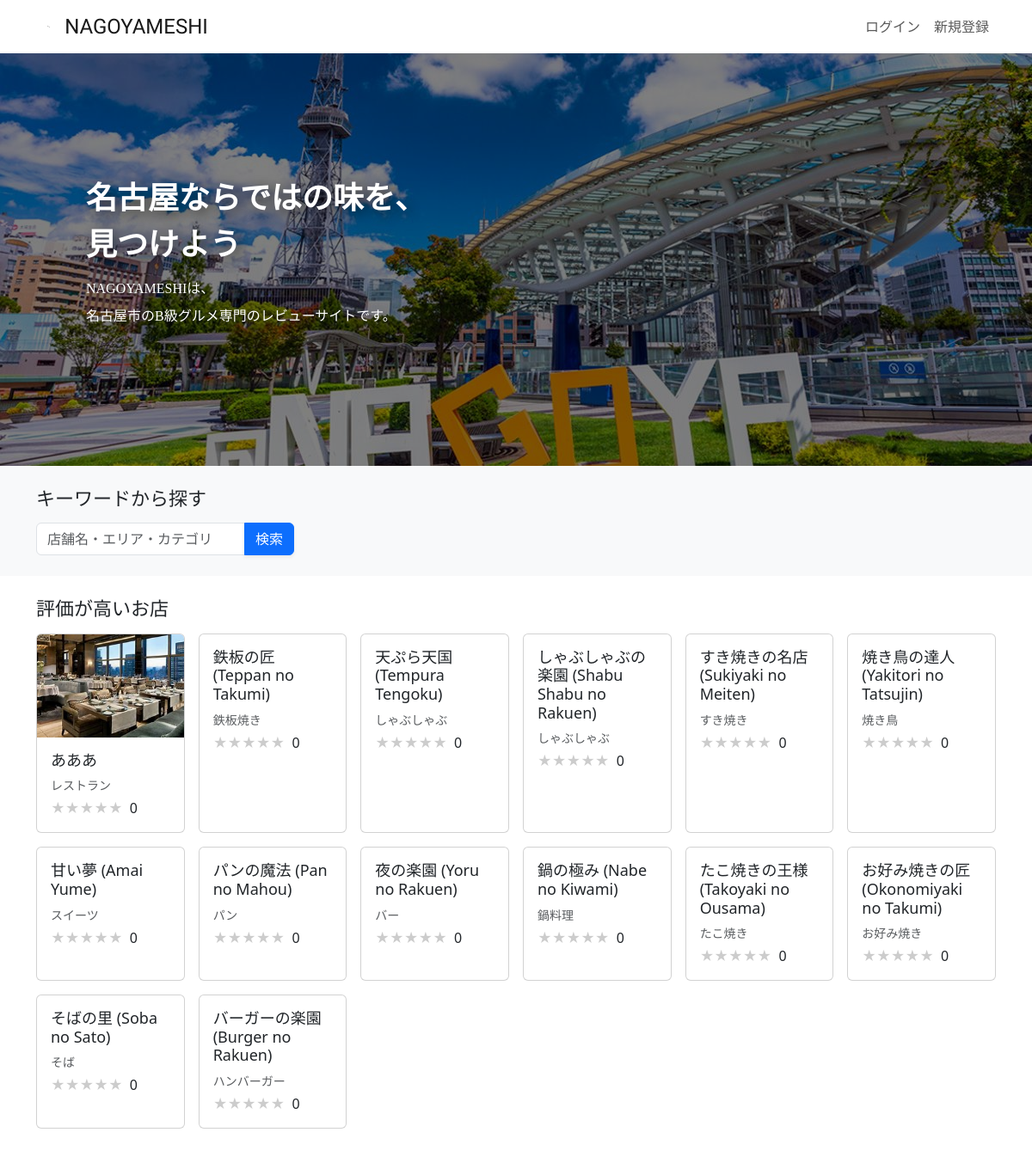
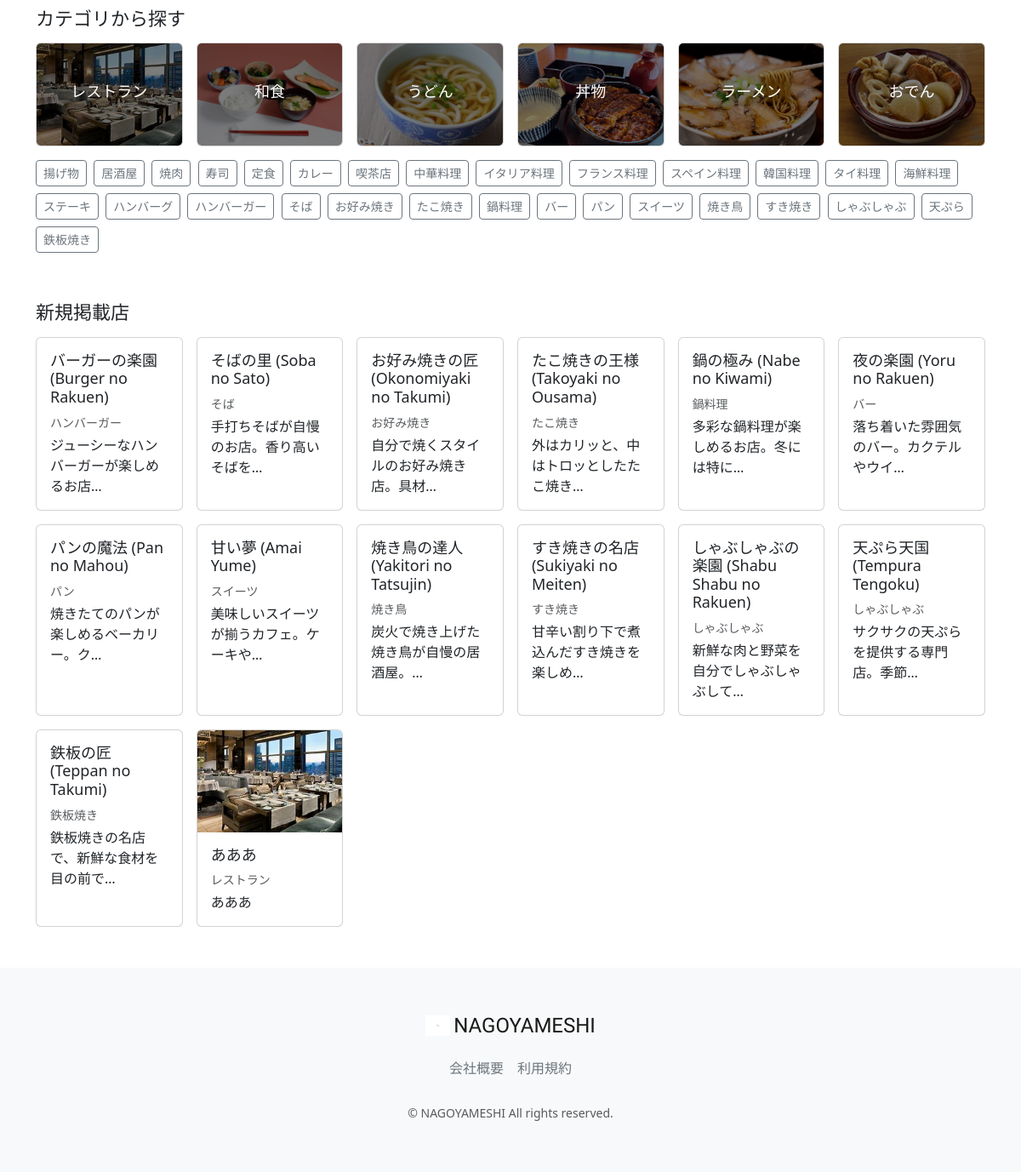
The app's page /, older data (2 pictures, top to bottom).
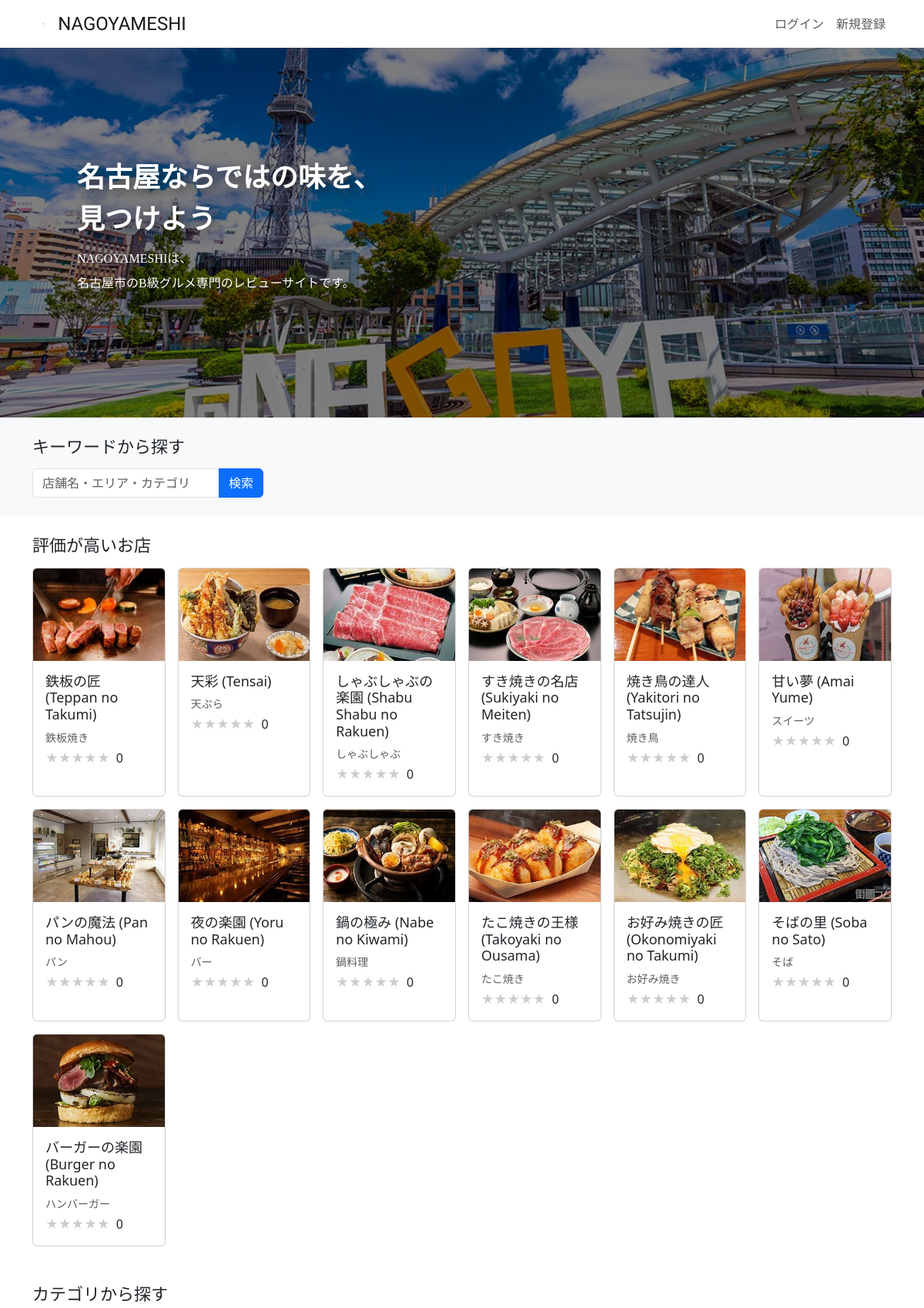
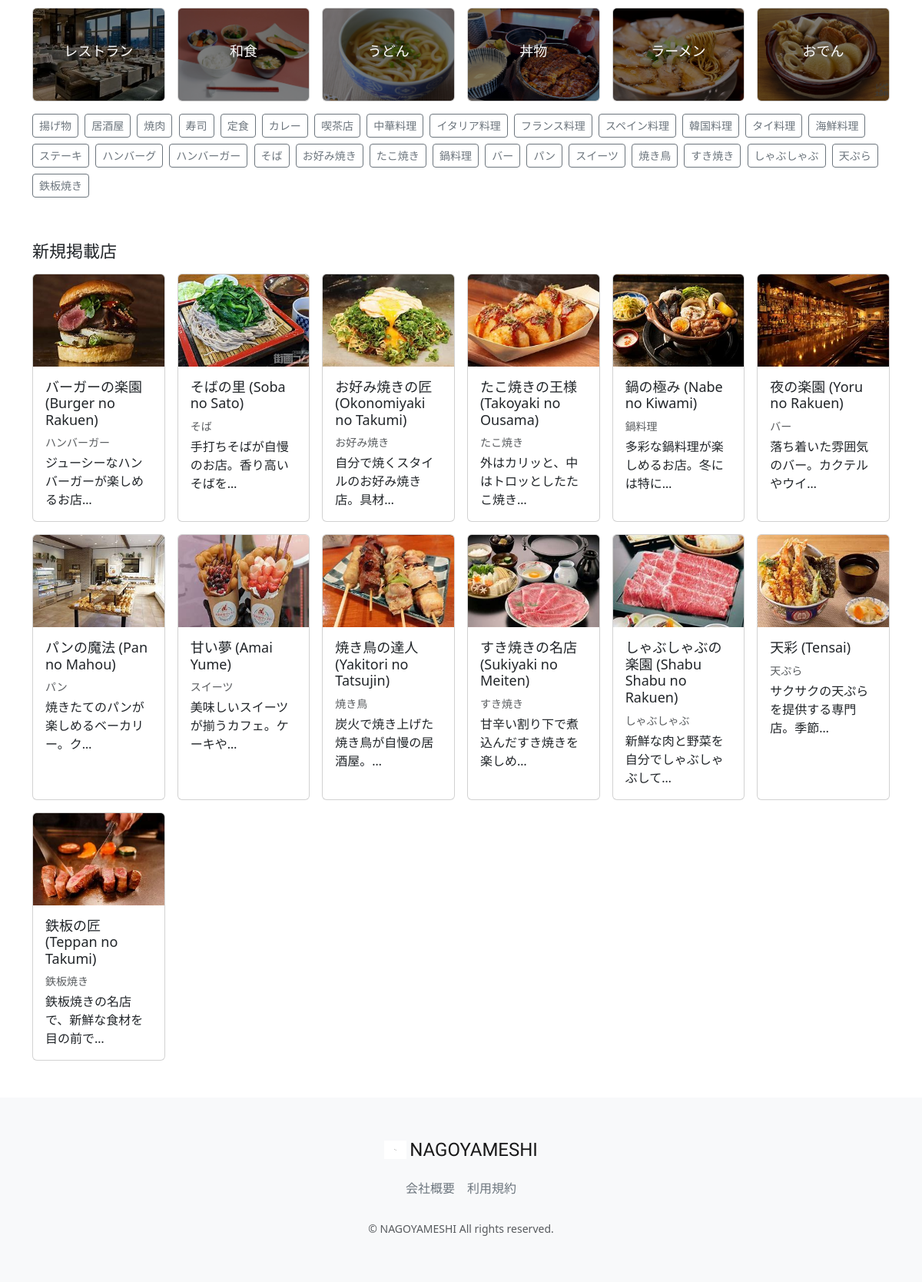
The same page, newer data (2 pictures, top to bottom).
### restaurant/models.py (models this page shows, shortened)
class Restaurant(models.Model):
    name = models.CharField(verbose_name='店舗名', max_length=64)
    description = models.CharField(verbose_name='説明', max_length=128)
    price = models.CharField(verbose_name='価格帯', max_length=32)
    zip_code = models.CharField(verbose_name='郵便番号', max_length=32)
    address = models.CharField(verbose_name='住所', max_length=128)
    business_time = models.CharField(verbose_name='営業時間', max_length=64)
    close_day_of_week = models.CharField(verbose_name='定休日', max_length=32)
    seats_number = models.CharField(verbose_name='座席数', max_length=32)
    category = models.ForeignKey(Category, verbose_name='カテゴリー', on_delete=models.PROTECT)
    rate = models.FloatField(verbose_name='レート', default=0.0)
    review_num = models.IntegerField(verbose_name='レビュー数', default=0)
    reservation_num = models.IntegerField(verbose_name='予約数', default=0)
    photo = models.ImageField(verbose_name='写真', blank=True, null=True)
    created_at = models.DateTimeField(verbose_name='作成日時', auto_now_add=True)
    updated_at = models.DateTimeField(verbose_name='更新日時', auto_now=True)
    class Meta:
        verbose_name_plural = 'Restaurant'

class Category(models.Model):
    name = models.CharField(verbose_name='カテゴリー名', max_length=64)
    photo = models.ImageField(verbose_name='写真', blank=True, null=True)
    class Meta:
        verbose_name_plural = 'Category'
    def __str__(self):
        return self.name

### restaurant/views.py (the view)
# urls.py: path("", views.TopPageView.as_view(), name="top_page"),
class TopPageView(generic.ListView):
    template_name = "top_page.html"
    model = models.Restaurant
    queryset = models.Restaurant.objects.order_by('-rate')
    context_object_name = 'restaurant_list'
    def get_context_data(self, **kwargs):
        if 'price_session' in self.request.session:
            self.request.session['price_session'] = 0
        if 'keyword_session' in self.request.session:
            self.request.session['keyword_session'] = ''
        if 'category_session' in self.request.session:
            self.request.session['category_session'] = ''
        if 'select_sort' in self.request.session:
            self.request.session['select_sort'] = '-created_at'
        context = super(TopPageView, self).get_context_data(**kwargs)
        category_list = models.Category.objects.all()
        new_restaurant_list = models.Restaurant.objects.all().order_by('-created_at')
        average_rate_list = []
        average_rate_star_list = []
        for restaurant in context['restaurant_list']:
            average_rate = models.Review.objects.filter(restaurant=restaurant).aggregate(Avg('rate'))
            average_rate = average_rate['rate__avg'] if average_rate['rate__avg'] is not None else 0
            average_rate_list.append(round(average_rate, 2))
            if average_rate % 1 == 0:
                average_rate = int(average_rate)
            else:
                average_rate = round(average_rate * 2) / 2
            average_rate_star_list.append(average_rate)
        context.update({
            'category_list': category_list,
            'new_restaurant_list': new_restaurant_list,
            'restaurant_list': zip(self.queryset, average_rate_list, average_rate_star_list),
        })
        return context

### restaurant/templates/top_page.html (shortened to what this page needs)
{% extends 'layout/base.html' %}
{% load static %}
{% block stylesheet %}
<link rel="stylesheet" href="https://cdn.jsdelivr.net/npm/swiper@8/swiper-bundle.min.css">
{% endblock %}
{% block content %}
<main>
    <div>
        <div class="swiper">
            <div class="swiper-wrapper">
                <div class="swiper-slide">
                    <img src="{% static 'images/main/main1.jpeg' %}">
                </div>
                <div class="swiper-slide">
                </div>
                <div class="d-flex align-items-center overlay-background">
                    <div class="container nagoyameshi-container overlay-text">
                        <h1 class="text-white catchphrase-heading">名古屋ならではの味を、<br>見つけよう</h1>
                        <p class="text-white catchphrase-paragraph">NAGOYAMESHIは、<br>名古屋市のB級グルメ専門のレビューサイトです。</p>
                    </div>
                </div>
            </div>
        </div>
    </div>
    <div class="bg-light mb-4 py-4">
        <div class="container nagoyameshi-container">
            <h2 class="mb-3">キーワードから探す</h2>
            <form method="GET" action="{% url 'restaurant_list' %}" class="user-search-box">
                <div class="input-group">
                    <input type="text" class="form-control" placeholder="店舗名・エリア・カテゴリ" name="keyword">
                    <button type="submit" class="btn btn-primary text-white shadow-sm">検索</button>
                </div>
            </form>
        </div>
    </div>
    <div class="container nagoyameshi-container">
        <h2 class="mb-3">評価が高いお店</h2>
        <div class="row row-cols-xl-6 row-cols-md-3 row-cols-2 g-3 mb-5">
            {% for restaurant,rate,rate_star in restaurant_list %}
            <div class="col">
                <a href="{% url 'restaurant_detail' restaurant.id %}" class="link-dark card-link">
                    <div class="card h-100">
                        {% if restaurant.photo %}
                        <img src="{{ restaurant.photo.url }}" class="card-img-top vertical-card-image">
                        {% endif %}
                        <div class="card-body">
                            <h3 class="card-title">{{ restaurant.name }}</h3>
                            <div class="text-muted small mb-1">
                                <div class="d-inline-block">{{ restaurant.category }}</div>
                            </div>
                            <p class="card-text">
                                <span class="star-rating me-1" data-rate="{{ rate_star }}"></span>
{{ rate }}
                            </p>
                        </div>
                    </div>
                </a>
            </div>
            {% endfor %}
        </div>
        <h2 class="mb-3">カテゴリから探す</h2>
        <div class="row row-cols-xl-6 row-cols-md-3 row-cols-2 g-3 mb-3">
            {% for category in category_list %}
            {% if forloop.counter < 7 %}
            <div class="col">
                <a href="{% url 'restaurant_list' %}?category={{ category.name }}&button_type=category" class="card-link">
                    <div class="card text-white">
                        {% if category.photo %}
                        <img src="{{ category.photo.url }}" class="card-img vertical-card-image" alt="{{ category.name }}">
                        {% endif %}
                        <div class="card-img-overlay d-flex justify-content-center align-items-center overlay-background">
                            <h3 class="card-title category-name">{{ category.name }}</h3>
                        </div>
                    </div>
                </a>
            </div>
            {% endif %}
            {% endfor %}
        </div>
        <div class="mb-5">
            {% for category in category_list %}
            {% if forloop.counter > 6 %}
            <a href="{% url 'restaurant_list' %}?category={{ category.name }}&button_type=category" class="btn btn-outline-secondary btn-sm me-1 mb-2">{{ category.name }}</a>
            {% endif %}
            {% endfor %}
        </div>
        <h2 class="mb-3">新規掲載店</h2>
        <div class="row row-cols-xl-6 row-cols-md-3 row-cols-2 g-3 mb-5">
            {% for new_restaurant in new_restaurant_list %}
            <div class="col">
                <a href="{% url 'restaurant_detail' new_restaurant.id %}" class="link-dark card-link">
                    <div class="card h-100">
                        {% if new_restaurant.photo %}
                        <img src="{{ new_restaurant.photo.url }}" class="card-img-top vertical-card-image">
                        {% endif %}
                        <div class="card-body">
                            <h3 class="card-title">{{ new_restaurant.name }}</h3>
                            <div class="text-muted small mb-1">
                                <div class="d-inline-block">{{ new_restaurant.category }}</div>
                            </div>
                            <p class="card-text">{{ new_restaurant.description|truncatechars:20 }}</p>
                        </div>
                    </div>
                </a>
            </div>
            {% endfor %}
        </div>
    </div>
</main>
{% endblock %}

### restaurant/templates/layout/base.html (shortened to what this page needs)
{% load static %}
<!DOCTYPE html>
<html lang="ja">
<head>
    <link href="https://cdn.jsdelivr.net/npm/bootstrap@5.3.3/dist/css/bootstrap.min.css" rel="stylesheet"
>
    <link href="{% static 'css/nagoyameshi.css' %}" rel="stylesheet">
    {% block stylesheet %}{% endblock %}
</head>
<body>
<div id="app" class="wrapper">
    <nav class="navbar navbar-expand-md navbar-light bg-white shadow-sm">
        <div class="container nagoyameshi-container">
            <a class="navbar-brand app-name" href="{% url 'top_page' %}">
                <div class="d-flex align-items-center">
                    <img class="nagoyameshi-logo me-1" src="{% static 'images/logo/logo.svg' %}" alt="nagoyameshi">
                    NAGOYAMESHI
                </div>
            </a>
            <div class="collapse navbar-collapse" id="navbarSupportedContent">
                <ul class="navbar-nav ms-auto">
                    {% if user.is_subscribed %}
                        <li class="nav-item dropdown">
                            <a id="navbarDropdown" class="nav-link dropdown-toggle" href="#" role="button"
                               data-bs-toggle="dropdown" aria-haspopup="true" aria-expanded="false" v-pre>
                                {{ user.user_name }}
                            </a>
                            <div class="dropdown-menu dropdown-menu-end" aria-labelledby="navbarDropdown">
                                <a class="dropdown-item" href="{% url 'user_detail' user.id %}">会員情報</a>
                                <a class="dropdown-item"  href="{% url 'reservation_list' %}">予約一覧</a>
                                <a class="dropdown-item"  href="{% url 'favorite_list' %}">お気に入り一覧</a>
                                <a class="dropdown-item"  href="#">お支払い方法</a>
                                <a class="dropdown-item" href="{% url 'subscribe_cancel' %}">有料プラン解約</a>
                                <div class="dropdown-divider"></div>
                                <a class="dropdown-item" href="{% url 'account_logout' %}">ログアウト</a>
                            </div>
                        </li>
                    {% else %}
                        {% if user.is_authenticated %}
                            <li class="nav-item dropdown">
                                <a id="navbarDropdown" class="nav-link dropdown-toggle" href="#" role="button"
                                   data-bs-toggle="dropdown" aria-haspopup="true" aria-expanded="false" v-pre>
                                    {{ user.user_name }}
                                </a>
                                <div class="dropdown-menu dropdown-menu-end" aria-labelledby="navbarDropdown">
                                    <a class="dropdown-item" href="{% url 'user_detail' user.id %}">会員情報</a>
                                    <a class="dropdown-item" href="{% url 'subscribe_register' %}">有料プラン登録</a>
                                    <div class="dropdown-divider"></div>
                                    <a class="dropdown-item" href="{% url 'account_logout' %}">ログアウト</a>
                                </div>
                            </li>
                        {% else %}
                            <li class="nav-item">
                                <a class="nav-link" href="{% url 'account_login' %}">ログイン</a>
                            </li>
                            <li class="nav-item">
                                <a class="nav-link" href="{% url 'account_signup' %}">新規登録</a>
                            </li>
                        {% endif %}
                    {% endif %}
                </ul>
            </div>
        </div>
    </nav>
    {% block content %}{% endblock %}
    <footer class="bg-light">
        <div class="d-flex justify-content-center footer-logo">
            <a class="navbar-brand app-name" href="{% url 'top_page' %}">
                <div class="d-flex align-items-center">
                    <img class="nagoyameshi-logo me-1" src="{% static 'images/logo/logo.svg' %}" alt="nagoyameshi">
                    NAGOYAMESHI
                </div>
            </a>
        </div>
        <div class="d-flex justify-content-center footer-link">
            <a href="{% url 'company_page' %}" class="link-secondary me-3">会社概要</a>
            <a href="{% url 'terms_page' %}" class="link-secondary">利用規約</a>
        </div>
        <p class="text-center text-muted small mb-0">&copy; NAGOYAMESHI All rights reserved.</p>
    </footer>
</div>
</body>
</html>

### static/css/nagoyameshi.css (style rules this page uses)
.wrapper { min-height: 100vh; position: relative; padding-bottom: 240px; box-sizing: border-box; }
.nagoyameshi-logo { height: 24px; }
.app-name { font-family: 'Carter One', cursive; font-size: 24px; color: #191919; }
footer { width: 100%; height: 240px; position: absolute; bottom: 0; padding: 50px 15px; }
.footer-logo { margin-bottom: 20px; }
.footer-link { margin-bottom: 30px; }
h1 { font-size: 1.5rem; }
h2 { font-size: 1.375rem; }
h3 { font-size: 1.125rem; }
.user-search-box { max-width: 300px; }
a { text-decoration: none !important; }
.vertical-card-image { width: 100%; height: 120px; object-fit: cover; }
.swiper { width: 100%; height: 480px; }
.swiper img { width: 100%; height: 480px; object-fit: cover; }
.overlay-background { position: absolute; width: 100%; height: 100%; background-color: rgba(0, 0, 0, 0.5); z-index: 10; }
.overlay-text { padding: 0 70px; }
.catchphrase-heading { font-size: 36px; line-height: 1.5; font-family: 'Noto Serif JP', serif; font-weight: 600; text-shadow: 0.25rem 0.25rem 1rem rgb(0 0 0 / 60%); }
.catchphrase-paragraph { font-size: 16px; line-height: 2; font-family: 'Noto Serif JP', serif; font-weight: 400; text-shadow: 0.25rem 0.25rem 1rem rgb(0 0 0 / 60%); }
.card-link { transition: 0.3s; }
.category-name { text-shadow: 0.25rem 0.25rem 1rem rgb(0 0 0 / 60%); }
.star-rating { position: relative; z-index: 0; display: inline-block; white-space: nowrap; color: #CCCCCC; }
.star-rating:before, .star-rating:after { content: '★★★★★'; }
.star-rating:after { position: absolute; z-index: 1; top: 0; left: 0; overflow: hidden; white-space: nowrap; color: #F29F05; }
.star-rating[data-rate="0"]:after { width: 0%; }

Row changes from the older to the newer data that the page shows:
removed Restaurant: photo (picture), name "あああ", category "レストラン", rate "0", description "あああ"
changed Restaurant "鉄板の匠 (Teppan no Takumi)": photo: picture added
changed Restaurant "サクサクの天ぷらを提供する専門店。季節…": photo: picture added; name "天ぷら天国 (Tempura Tengoku)" → "天彩 (Tensai)"; category "しゃぶしゃぶ" → "天ぷら"
changed Restaurant "しゃぶしゃぶの楽園 (Shabu Shabu no Rakuen)": photo: picture added
changed Restaurant "すき焼きの名店 (Sukiyaki no Meiten)": photo: picture added
changed Restaurant "焼き鳥の達人 (Yakitori no Tatsujin)": photo: picture added
changed Restaurant "甘い夢 (Amai Yume)": photo: picture added
changed Restaurant "パンの魔法 (Pan no Mahou)": photo: picture added
changed Restaurant "夜の楽園 (Yoru no Rakuen)": photo: picture added
changed Restaurant "鍋の極み (Nabe no Kiwami)": photo: picture added
changed Restaurant "たこ焼きの王様 (Takoyaki no Ousama)": photo: picture added
changed Restaurant "お好み焼きの匠 (Okonomiyaki no Takumi)": photo: picture added
changed Restaurant "そばの里 (Soba no Sato)": photo: picture added
changed Restaurant "バーガーの楽園 (Burger no Rakuen)": photo: picture added
